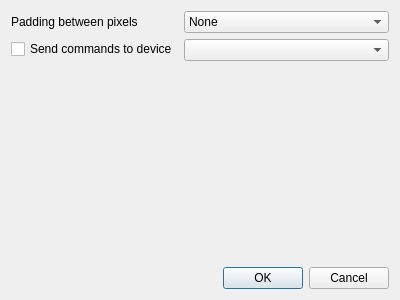
<?xml version="1.0" encoding="UTF-8"?>
<ui version="4.0">
 <class>SettingsDialog</class>
 <widget class="QDialog" name="SettingsDialog">
  <property name="geometry">
   <rect>
    <x>0</x>
    <y>0</y>
    <width>400</width>
    <height>300</height>
   </rect>
  </property>
  <property name="windowTitle">
   <string>Dialog</string>
  </property>
  <layout class="QGridLayout" name="gridLayout">
   <item row="0" column="0">
    <layout class="QFormLayout" name="formLayout">
     <item row="1" column="0">
      <widget class="QCheckBox" name="serialCheckBox">
       <property name="text">
        <string>Send commands to device</string>
       </property>
      </widget>
     </item>
     <item row="1" column="1">
      <widget class="QComboBox" name="serialPortComboBox"/>
     </item>
     <item row="0" column="0">
      <widget class="QLabel" name="label">
       <property name="text">
        <string>Padding between pixels</string>
       </property>
      </widget>
     </item>
     <item row="0" column="1">
      <widget class="QComboBox" name="paddingComboBox">
       <item>
        <property name="text">
         <string>None</string>
        </property>
       </item>
       <item>
        <property name="text">
         <string>Small</string>
        </property>
       </item>
       <item>
        <property name="text">
         <string>Medium</string>
        </property>
       </item>
       <item>
        <property name="text">
         <string>Large</string>
        </property>
       </item>
      </widget>
     </item>
    </layout>
   </item>
   <item row="1" column="0">
    <widget class="QDialogButtonBox" name="buttonBox">
     <property name="orientation">
      <enum>Qt::Horizontal</enum>
     </property>
     <property name="standardButtons">
      <set>QDialogButtonBox::Cancel|QDialogButtonBox::Ok</set>
     </property>
    </widget>
   </item>
  </layout>
 </widget>
 <resources/>
 <connections>
  <connection>
   <sender>buttonBox</sender>
   <signal>accepted()</signal>
   <receiver>SettingsDialog</receiver>
   <slot>accept()</slot>
   <hints>
    <hint type="sourcelabel">
     <x>248</x>
     <y>254</y>
    </hint>
    <hint type="destinationlabel">
     <x>157</x>
     <y>274</y>
    </hint>
   </hints>
  </connection>
  <connection>
   <sender>buttonBox</sender>
   <signal>rejected()</signal>
   <receiver>SettingsDialog</receiver>
   <slot>reject()</slot>
   <hints>
    <hint type="sourcelabel">
     <x>316</x>
     <y>260</y>
    </hint>
    <hint type="destinationlabel">
     <x>286</x>
     <y>274</y>
    </hint>
   </hints>
  </connection>
 </connections>
</ui>
